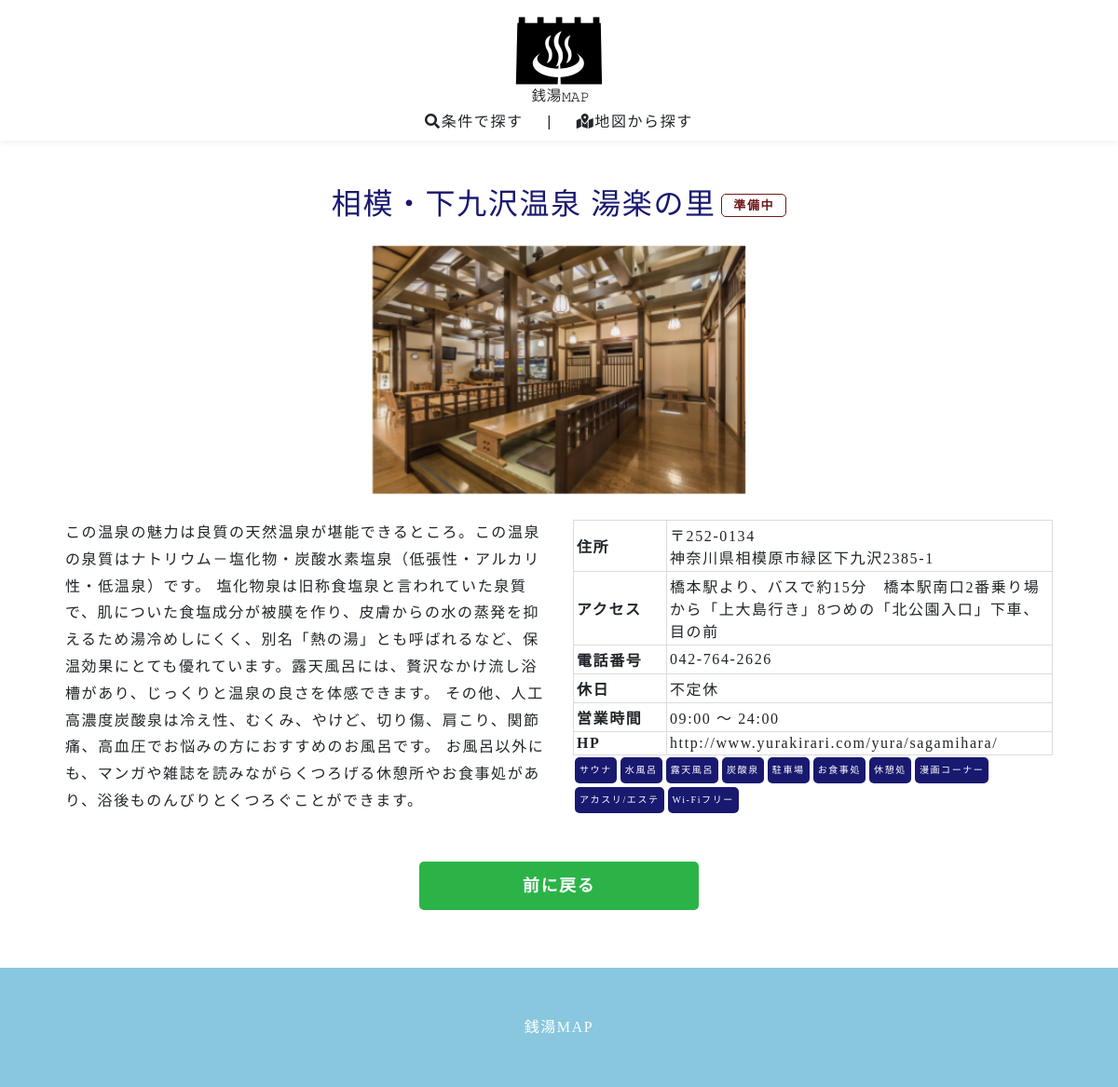
Screenshot of /detail.php?id=1 with the database file from the repository.
### tables this page shows
CREATE TABLE IF NOT EXISTS `sento_master` (
  `id` int(11) NOT NULL AUTO_INCREMENT COMMENT 'ID',
  `name` varchar(50) NOT NULL COMMENT '店名',
  `zip` int(7) DEFAULT NULL COMMENT '郵便番号',
  `address` varchar(50) NOT NULL COMMENT '住所',
  `access` varchar(50) NOT NULL COMMENT 'アクセス',
  `tell` varchar(30) NOT NULL COMMENT '電話番号',
  `holiday` varchar(7) NOT NULL COMMENT '定休日',
  `open_time` time NOT NULL COMMENT '営業時間（開始）',
  `close_time` time NOT NULL COMMENT '営業時間（終了）',
  `url` varchar(100) NOT NULL COMMENT '公式ページ',
  `memo` text NOT NULL COMMENT 'メモ',
  `search_sauna` tinyint(1) NOT NULL COMMENT 'チェック検索用項目(サウナ)',
  `search_coldspa` tinyint(1) NOT NULL COMMENT 'チェック検索用項目(水風呂)',
  `search_openspa` tinyint(1) NOT NULL COMMENT 'チェック検索用項目(露天風呂)',
  `search_sodaspa` tinyint(1) NOT NULL COMMENT 'チェック検索用項目（炭酸泉）',
  `search_parking` tinyint(1) NOT NULL COMMENT 'チェック検索用項目（駐車場）',
  `search_restaurant` tinyint(1) NOT NULL COMMENT 'チェック検索項目（お食事処）',
  `search_restroom` tinyint(1) NOT NULL COMMENT 'チェック検索項目（休憩処）',
  `search_comic` tinyint(1) NOT NULL COMMENT 'チェック検索項目（漫画コーナー）',
  `search_salon` tinyint(1) NOT NULL COMMENT 'チェック検索項目（アカスリ・エステ）',
  `search_wifi` tinyint(1) NOT NULL COMMENT 'チェック検索項目（Wi-Fiフリー）',
  PRIMARY KEY (`id`)
);

### DBManager.php (called while the page is built, shortened)
<?php
class DBManager
{
    private $db = null;
    public function __construct(){
        $this->db = new PDO(self::DSN, self::USER, self::PASS);
    }
    public function getSentosDetail(int $id) :array {
        $where = " t1.id = :id";
        $st = self::getSentoStatement($where);
        $st->bindParam(':id', $id);
        $st->execute();
        return $st->fetchAll(PDO::FETCH_ASSOC);
    }
    private function getSentoStatement(string $where) :PDOStatement {
        $st = $this->db->prepare(
            'SELECT
                t1.id,
                t1.name,
                t1.zip,
                t2.image_name,
                t1.address,
                t1.access,
                t1.tell,
                t1.holiday,
                t1.open_time,
                t1.close_time,
                t1.url,
                t1.memo,
                t1.search_sauna,
                t1.search_coldspa,
                t1.search_openspa,
                t1.search_sodaspa,
                t1.search_parking,
                t1.search_restaurant,
                t1.search_restroom,
                t1.search_comic,
                t1.search_salon,
                t1.search_wifi,
                TIME_FORMAT(t1.open_time, "%H:%i") AS open_time,
                TIME_FORMAT(t1.close_time, "%H:%i") AS close_time
                FROM sento_master AS t1
                LEFT JOIN image_master AS t2
                ON t1.id = t2.sento_id'
            . ($where ? ' WHERE ' . $where : '')
        );
        return $st;
    }
}

### detail.php (the view, shortened to what this page needs)
<?php
require_once 'DBManager.php';
require_once 'function.php';
$id = $_GET['id'] ?? '';
$db = new DBManager();
$data = $db->getSentosDetail($id);
$sento = $data[0];
$images = array_column($data, 'image_name');
?>
<html>
<head>
    <link rel="stylesheet" href="https://stackpath.bootstrapcdn.com/bootstrap/4.4.1/css/bootstrap.min.css"
>
    <link href="https://use.fontawesome.com/releases/v5.6.1/css/all.css" rel="stylesheet">
    <link rel="stylesheet" href="css/style.css">
</head>
<body>
<div id="wrapper">
    <div id="site-header">
        <div id="header-logo"><a href="index.php"><img src="images/logo.png" alt="温泉MAP" class="site-logo"></a></div>
        <div id="site-nav">
            <ul>
                <li><a href="index.php#search-sec"><i class="fas fa-search hvr-icon"></i>条件で探す</a></li>
                <li>|</li>
                <li><a href="index.php#map-sec"><i class="fas fa-map-marked-alt"></i>地図から探す</a></li>
            </ul>
        </div>
    </div>
    <div id="main-contents">
        <div id="detail-sec" class="container">
            <?php
                $zip = substr($sento['zip'], 0, 3) . "-" . substr($sento['zip'], 3);
                $holiday = toHoliday($sento['holiday']);
            ?>
            <div class="text-center mb-3">
                <div class="d-inline-block">
                    <h2 class="detail-ttl"><?= $sento['name'] ?></h2>
                </div>
                <div class="d-inline-block" style="vertical-align: text-bottom;">
                    <?= sentoStatus($holiday,$sento['open_time'],$sento['close_time']); ?>
                </div>
            </div>
            <div class='row'>
                <div class='col-12 text-center'>
                    <div id="image-carousel" class="carousel slide carousel-fade" data-ride="carousel">
                        <div class="carousel-inner">
                            <?php foreach ($images as $image): ?>
                                <?php if($images[0] == $image){ $addclass = "active"; }else{ $addclass = "";} ?>
                                <div class='carousel-item <?= $addclass ?>' >
                                    <img src='images/<?= $image ?>.png' class='m-2' style='width: 400px;'>
                                </div>
                            <?php endforeach; ?>
                        </div>
                        <a class="carousel-control-prev" href="#image-carousel" role="button" data-slide="prev">
                            <span class="carousel-control-prev-icon" aria-hidden="true"></span>
                        </a>
                        <a class="carousel-control-next" href="#image-carousel" role="button" data-slide="next">
                            <span class="carousel-control-next-icon" aria-hidden="true"></span>
                        </a>
                    </div>
                </div>
                <div class='col-12 col-sm-12 col-md-6'>
                    <p><?= $sento['memo'] ?></p>
                </div>
                <div class='col-12 col-sm-12 col-md-6'>
                    <table class='index-table'>
                        <tbody>
                        <tr><th>住所</th><td>〒<?= $zip ?><br><?= $sento['address'] ?></td></tr>
                        <tr><th>アクセス</th><td><?= $sento['access'] ?></td></tr>
                        <tr><th>電話番号</th><td><?= $sento['tell'] ?></td></tr>
                        <tr><th>休日</th><td><?= $holiday ?></td></tr>
                        <tr><th>営業時間</th><td><?= $sento['open_time'] ?> ～ <?= $sento['close_time']  ?></td></tr>
                        <tr><th>HP</th><td><a href="<?= $sento['url'] ?>"><?= $sento['url'] ?></a></td></tr>
                        </tbody>
                    </table>
                    <?php
                        $html = facilityLinks($sento);
                        echo $html;
                    ?>
                </div>
            </div>
            <div class="page-sec">
                <a onclick="history.back();" type="button" class="m-btn m-btn-primary">前に戻る</a>
            </div>
        </div>
    </div>
    <div id="site-footer">
        <p>銭湯MAP</p>
    </div>
</div>
</body>
</html>

### function.php (shortened to what this page needs)
<?php
function sentoStatus($holiday,$opentime,$closetime):string {
    $date = new DateTime();
    $weekIndex = $date ->format('w');
    $todayWeek = array( "日", "月", "火", "水", "木", "金", "土" );
    $todayTime = $date ->format('H:i');
    $holiday = mb_substr( $holiday , 0 , mb_strlen($holiday)-2 );
    if(empty($status)){
        if($opentime <= $todayTime && $todayTime <= $closetime){
            $status = '<div class="status status-open">営業中</div>';
        }else{
            $status = '<div class="status status-close">準備中</div>';
        }
    }
    return $status;
}
function facilityLinks(array $sento) :string {
    $html = null;
    foreach (FACILITYITEMS as $key => $name){
        if ($sento[search_.$key]){
            $html .= "<a href=\"result.php?search-items[]={$key}\" class=\"s-btn s-btn-blue\">$name</a>";
        }
    }
    return $html;
}
function toHoliday($flags):string {
    $holiday = null;
    $flags = bindec($flags);
    if(($flags | WEEK_NONE) == 0){
        $holiday .= "不定休";
    }
    return $holiday;
}

### css/style.css (style rules this page uses)
html { color: #000000; background-color: #ffffff; }
body,div,dl,dt,dd,ul,ol,li,h1,h2,h3,h4,h5,h6, pre,code,form,fieldset,legend,input,textarea, p,blockquote,th,td { margin:0;padding:0 }
table { border-collapse:collapse;border-spacing:0 }
body { -webkit-font-smoothing: antialiased; -moz-osx-font-smoothing: grayscale; font-family: "游明朝体", "Yu Mincho", YuMincho, "ヒラギノ明朝 Pro", "Hiragino Mincho Pro", "MS P明朝", "MS PMincho", serif; line-height: 1.8; letter-spacing: 0.1em; box-sizing: border-box; }
a { text-decoration: none; color: inherit; transition: .3s; }
img { width: 100%; height: auto; vertical-align: bottom; }
.m-btn { display: inline-block; border-radius: 5px; width: 300px; text-align: center; font-weight: bold; padding: 10px; }
.s-btn { display: inline-block; border-radius: 5px; font-size: 10px; text-align: center; padding: 5px; margin: 2px; }
.m-btn-primary { background-color: #2bb348; color: #ffffff!important; font-size: 18px; }
.s-btn-blue { background-color: #191970; color: #ffffff!important; }
.detail-ttl { text-align: center; color: #191970; }
.status { display: block; width: 70px; border-radius: 5px; font-size: 13px; text-align: center; font-weight: bold; }
.status-close { border: 1px solid #701919; color: #701919; }
table.index-table tr th, td { padding: 3px; border: solid 1px #dcdcdc; }
table.index-table tr th { width: 100px; }
#wrapper { position: relative; top: 0; left: 0; width: 100%; min-height: 100vh; padding-bottom: 200px; box-sizing: border-box; }
#site-header { position: fixed; display: block; top: 0; left: 0; width: 100%; text-align: center; background-color: #ffffff; box-shadow: 0 3px 6px rgba(0, 0, 0, 0.05); z-index: 10; }
#header-logo { width: 100px; padding-top: 15px; margin: 0 auto; }
#site-nav { padding-top: 5px; padding-bottom: 5px; }
#site-nav ul li { display: inline; padding: 0 10px 0 10px; font-family: "ヒラギノ角ゴ Pro", "Hiragino Kaku Gothic Pro", "メイリオ", Meiryo, "MS Pゴシック", "MS PGothic", sans-serif; }
#site-footer { width: 100%; background-color: #89c7de; color: #fff; text-align: center; padding: 50px 0; position: absolute; bottom: 0; }
#main-contents { position: relative; overflow: hidden; width: 100%; top: 150px; }
#result-sec, #detail-sec { padding: 50px 40px 100px 40px; position: relative; }
#map-sec, #index-sec, #result-sec, #detail-sec { background-color: #ffffff; }
.page-sec { text-align: center; padding: 50px 0 40px 0; }
#image-carousel { margin-bottom: 20px; }

### rows the page displays
sento_master: name "相模・下九沢温泉 湯楽の里", memo "この温泉の魅力は良質の天然温泉が堪能できるところ。この温泉の泉質はナトリウム－塩化物・炭酸水素塩泉（低張性・アルカリ性・低温泉）です。 塩化物泉は旧称食塩泉と言われていた泉質で、肌についた食塩成分が被膜を作り、皮膚からの水の蒸発を抑えるため湯冷めしにくく、別名「熱の湯」とも呼ばれるなど、保温効果にとても優れています。露天風呂には、贅沢なかけ流し浴槽があり、じっくりと温泉の良さを体感できます。 その他、人工高濃度炭酸泉は冷え性、むくみ、やけど、切り傷、肩こり、関節痛、高血圧でお悩みの方におすすめのお風呂です。 お風呂以外にも、マンガや雑誌を読みながらくつろげる休憩所やお食事処があり、浴後ものんびりとくつろぐことができます。", zip "252-0134", address "神奈川県相模原市緑区下九沢2385-1", access "橋本駅より、バスで約15分 橋本駅南口2番乗り場から「上大島行き」8つめの「北公園入口」下車、目の前", tell "042-764-2626", url "http://www.yurakirari.com/yura/sagamihara/"

### other values shown
$holiday "不定休"
$sento['open_time'] "09:00"
$sento['close_time'] "24:00"
$name "サウナ"
$name "水風呂"
$name "露天風呂"
$name "炭酸泉"
$name "駐車場"
$name "お食事処"
$name "休憩処"
$name "漫画コーナー"
$name "アカスリ/エステ"
$name "Wi-Fiフリー"
